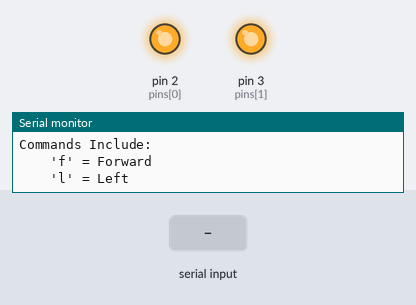
Simulated run of this sketch. Board: Arduino Uno, built with avr-gcc and run on an emulated ATmega328P. On the bench: output pins drawn as LEDs (lit = HIGH), the last lines printed to the serial monitor. The test bench sets the inputs (shaded band).

Above: at 1.2 s.
1.3 s: "f" received over Serial
At 1.55 s:
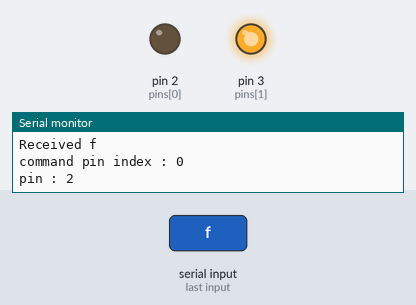
3.3 s: "l" received over Serial
At 3.7 s:
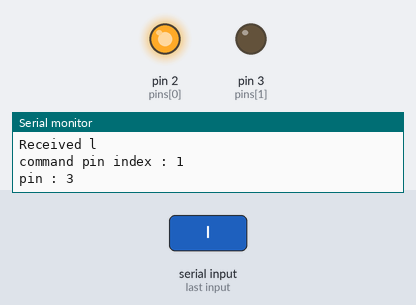
Timing chart, 0 to 6.3 s (numbered marks = the images above; inputs shaded):
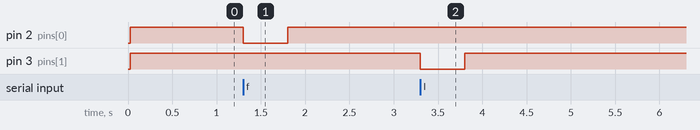

Measured:
- after the input at 1.3 s, pin 2 (pins[0]): HIGH → LOW at once, → HIGH 0.50 s later
- after the input at 3.3 s, pin 3 (pins[1]): HIGH → LOW at once, → HIGH 0.50 s later

The sketch:

hexbug.ino
```cpp
// (licence header left out)
int pins[]= {2, 3};
#define NPINS 2
#define COMMAND_FOREWARD 0
#define COMMAND_LEFT 1

volatile char inChar;
unsigned long lastCommand_millis = 0;
int commndDuration_millis = 500;


void setup() {
  // initialize serial:
  Serial.begin(9600);

  // print help
  Serial.println("TestHexBugController: starting...");
  Serial.println("Commands Include: ");
  Serial.println("    'f' = Forward");
  Serial.println("    'l' = Left");

  //initialize the pins
  stopAllPins();
}

void stopAllPins() {
  //stopping all pins means putting them into a high impedance state
  //Serial.println("Stopping All Pins...");
  for (int Ipin=0; Ipin < NPINS; Ipin++) {
    pinMode(pins[Ipin],OUTPUT);
    digitalWrite(pins[Ipin],HIGH);

  }
}

void loop() {
  // print the string when a newline arrives:
  if (millis() > lastCommand_millis+commndDuration_millis) {
    lastCommand_millis = millis()+10000; //don't do this branch for a while
    stopAllPins();
  }
}

void issueCommand(int command_pin_ind) {
  if (command_pin_ind < NPINS) {
    stopAllPins();
    pinMode(pins[command_pin_ind],OUTPUT);
    digitalWrite(pins[command_pin_ind],LOW);
    Serial.print("command pin index : "); Serial.println(command_pin_ind);
    Serial.print("pin : "); Serial.println(pins[command_pin_ind]);
    lastCommand_millis = millis();  //time the command was received
  }
}


/*
  SerialEvent occurs whenever a new data comes in the
 hardware serial RX.  This routine is run between each
 time loop() runs, so using delay inside loop can delay
 response.  Multiple bytes of data may be available.
 */
void serialEvent() {
  while (Serial.available()) {
    char inChar = (char)Serial.read();
    Serial.print("Received "); Serial.println(inChar);
    switch (inChar) {
     case 'f':
       issueCommand(COMMAND_FOREWARD); break;
     case 'l':
       issueCommand(COMMAND_LEFT); break;
     }
  }
}
```
